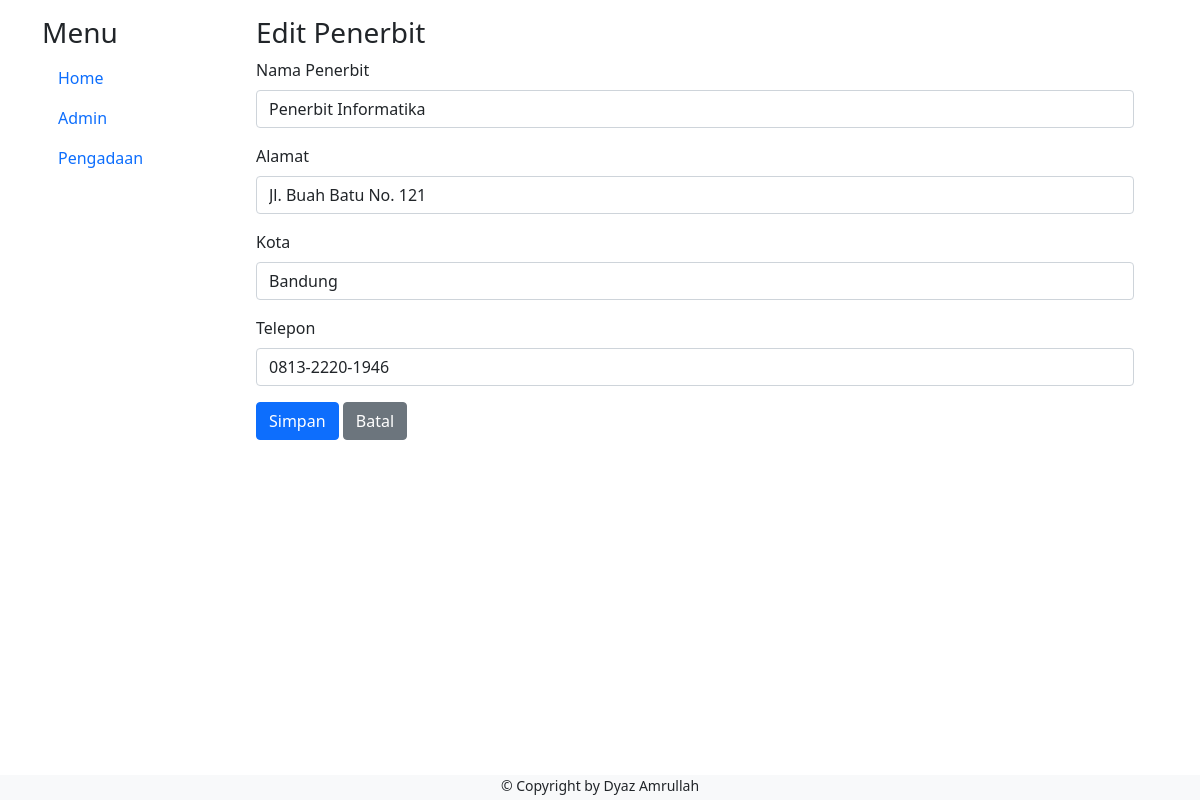
Screenshot of /edit-penerbit.php?id=SP01 with the database file from the repository.
### tables this page shows
CREATE TABLE `tb_penerbit` (
  `id` char(4) NOT NULL,
  `nama` varchar(50) NOT NULL,
  `alamat` varchar(100) NOT NULL,
  `kota` varchar(50) NOT NULL,
  `telepon` varchar(14) NOT NULL
);

### edit-penerbit.php (the view, shortened to what this page needs)
<?php
include 'koneksi.php';
if (isset($_GET['id'])) {
  $id = $_GET['id'];
  $sql = "SELECT * FROM tb_penerbit WHERE id = '$id'";
  $result = $conn->query($sql);
  if ($result->num_rows > 0) {
    $row = $result->fetch_assoc();
    $nama = $row['nama'];
    $alamat = $row['alamat'];
    $kota = $row['kota'];
    $telepon = $row['telepon'];
  } else {
    echo "Data penerbit tidak ditemukan.";
    exit();
  }
} else {
  echo "ID penerbit tidak ditemukan.";
  exit();
}
?>
<!DOCTYPE html>
<html lang="en">
<head>
  <link href="https://cdn.jsdelivr.net/npm/bootstrap@5.0.2/dist/css/bootstrap.min.css" rel="stylesheet">
  <link rel="stylesheet" href="style.css">
</head>
<body>
  <div class="container">
    <div class="row">
      <div class="col-2 pt-3">
        <div class="sidebar">
          <h3>Menu</h3>
          <ul class="nav flex-column">
            <li class="nav-item">
              <a class="nav-link" href="index.php">Home</a>
            </li>
            <li class="nav-item">
              <a class="nav-link active" href="admin.php">Admin</a>
            </li>
            <li class="nav-item">
              <a class="nav-link" href="pengadaan.php">Pengadaan</a>
            </li>
          </ul>
        </div>
      </div>
      <div class="col-10">
        <div class="container">
          <h3 class="mt-3">Edit Penerbit</h3>
          <form action="" method="POST">
            <div class="mb-3">
              <label for="nama" class="form-label">Nama Penerbit</label>
              <input type="text" class="form-control" id="nama" name="nama" value="<?php echo $nama; ?>" required>
            </div>
            <div class="mb-3">
              <label for="alamat" class="form-label">Alamat</label>
              <input type="text" class="form-control" id="alamat" name="alamat" value="<?php echo $alamat; ?>" required>
            </div>
            <div class="mb-3">
              <label for="kota" class="form-label">Kota</label>
              <input type="text" class="form-control" id="kota" name="kota" value="<?php echo $kota; ?>" required>
            </div>
            <div class="mb-3">
              <label for="telepon" class="form-label">Telepon</label>
              <input type="text" class="form-control" id="telepon" name="telepon" value="<?php echo $telepon; ?>" required>
            </div>
            <button type="submit" class="btn btn-primary" name="submit">Simpan</button>
            <a href="tampil-penerbit.php" class="btn btn-secondary">Batal</a>
          </form>
        </div>
      </div>
    </div>
    <div class="footer">
      <p>&copy; Copyright by Dyaz Amrullah</p>
    </div>
</body>
</html>

### style.css (style rules this page uses)
.footer { height: 25px; text-align: center; background-color: #f8f9fa; position: fixed; left: 0; bottom: 0; width: 100%; font-size: 14px; }

### rows the page displays
tb_penerbit: nama "Penerbit Informatika", alamat "Jl. Buah Batu No. 121", kota "Bandung", telepon "0813-2220-1946"
